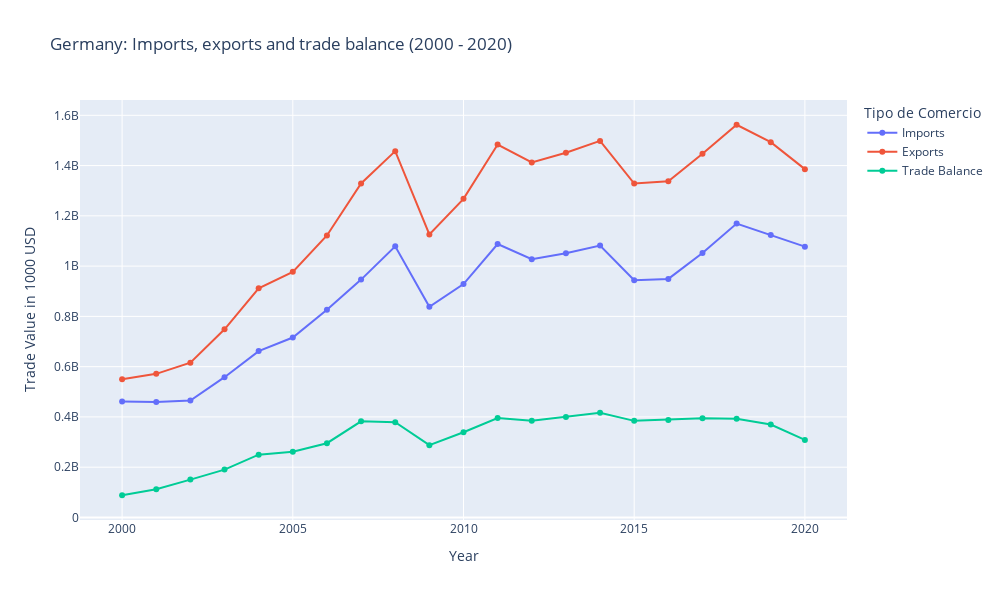

This figure's notebook cell:
### Code cell
imports_by_year.rename(columns={'TradeValue': 'Imports'}, inplace=True)
exports_by_year.rename(columns={'TradeValue': 'Exports'}, inplace=True)

years = pd.DataFrame({'Year': range(2000, 2021)})

germany_trade = pd.merge(imports_by_year, exports_by_year, on='Year')

germany_trade['Trade Balance'] = germany_trade['Exports'] - germany_trade['Imports']

fig = px.line(germany_trade, x='Year', y=['Imports', 'Exports', 'Trade Balance'], 
              title='Germany: Imports, exports and trade balance (2000 - 2020)',
              labels={'value': 'Trade Value in 1000 USD', 'Year': 'Year'},
              markers=True)

fig.update_layout(width=1000, height=600)

fig.show()

### Figure 1 — Plotly figure (JSON) as saved in the notebook; plotly's stock layout.template omitted (floating-point values rounded to 4 significant figures)
{"data": [{"hovertemplate": "variable=Imports<br>Year=%{x}<br>Trade Value in 1000 USD=%{y}<extra></extra>", "legendgroup": "Imports", "line": {"color": "#636efa", "dash": "solid"}, "marker": {"symbol": "circle"}, "mode": "lines+markers", "name": "Imports", "orientation": "v", "showlegend": true, "type": "scatter", "x": [2000, 2001, 2002, 2003, 2004, 2005, 2006, 2007, 2008, 2009, 2010, 2011, 2012, 2013, 2014, 2015, 2016, 2017, 2018, 2019, 2020], "xaxis": "x", "y": [461200000.0, 459100000.0, 465400000.0, 558100000.0, 661800000.0, 715900000.0, 826500000.0, 946300000.0, 1079000000.0, 838300000.0, 928600000.0, 1088000000.0, 1028000000.0, 1051000000.0, 1082000000.0, 944100000.0, 949100000.0, 1052000000.0, 1169000000.0, 1124000000.0, 1077000000.0], "yaxis": "y"}, {"hovertemplate": "variable=Exports<br>Year=%{x}<br>Trade Value in 1000 USD=%{y}<extra></extra>", "legendgroup": "Exports", "line": {"color": "#EF553B", "dash": "solid"}, "marker": {"symbol": "circle"}, "mode": "lines+markers", "name": "Exports", "orientation": "v", "showlegend": true, "type": "scatter", "x": [2000, 2001, 2002, 2003, 2004, 2005, 2006, 2007, 2008, 2009, 2010, 2011, 2012, 2013, 2014, 2015, 2016, 2017, 2018, 2019, 2020], "xaxis": "x", "y": [549606741, 571426720, 615997391, 748531267, 911742096, 977131972, 1121962887, 1328841354, 1457000000.0, 1126000000.0, 1268000000.0, 1484000000.0, 1412000000.0, 1451000000.0, 1498000000.0, 1329000000.0, 1337000000.0, 1447000000.0, 1562000000.0, 1493000000.0, 1386000000.0], "yaxis": "y"}, {"hovertemplate": "variable=Trade Balance<br>Year=%{x}<br>Trade Value in 1000 USD=%{y}<extra></extra>", "legendgroup": "Trade Balance", "line": {"color": "#00cc96", "dash": "solid"}, "marker": {"symbol": "circle"}, "mode": "lines+markers", "name": "Trade Balance", "orientation": "v", "showlegend": true, "type": "scatter", "x": [2000, 2001, 2002, 2003, 2004, 2005, 2006, 2007, 2008, 2009, 2010, 2011, 2012, 2013, 2014, 2015, 2016, 2017, 2018, 2019, 2020], "xaxis": "x", "y": [88390000.0, 112300000.0, 150600000.0, 190500000.0, 249900000.0, 261200000.0, 295500000.0, 382600000.0, 378800000.0, 287500000.0, 339200000.0, 395800000.0, 384800000.0, 399900000.0, 416300000.0, 384400000.0, 388100000.0, 394500000.0, 393000000.0, 369600000.0, 308400000.0], "yaxis": "y"}], "layout": {"height": 600, "legend": {"title": {"text": "Tipo de Comercio"}, "tracegroupgap": 0}, "title": {"text": "Germany: Imports, exports and trade balance (2000 - 2020)"}, "width": 1000, "xaxis": {"anchor": "y", "domain": [0, 1], "title": {"text": "Year"}}, "yaxis": {"anchor": "x", "domain": [0, 1], "title": {"text": "Trade Value in 1000 USD"}}}}
